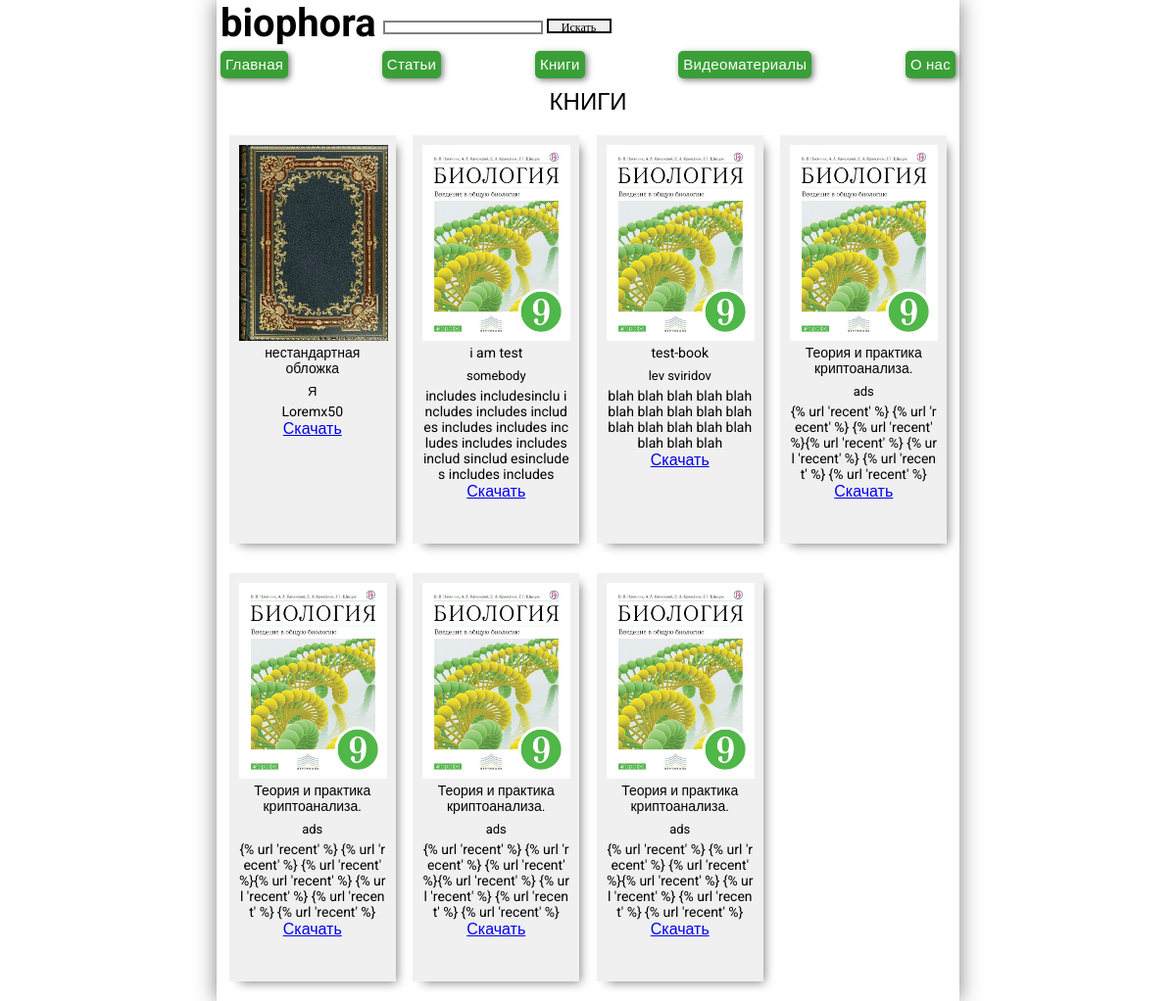
The app's page /books_catalog/ with its own data.
### articles/models.py (models this page shows, shortened)
class Book(models.Model):
    preview = models.ImageField()
    title = models.CharField(max_length=200)
    author = models.CharField(max_length=200)
    description = models.TextField()
    download_link = models.TextField()
    created_date = models.DateTimeField(default=timezone.now)
    published_date = models.DateTimeField(blank=True, null=True)
    class Meta:
        verbose_name = 'Книги'
        verbose_name_plural = 'Книги'

### articles/views.py (the view)
# urls.py: path('books_catalog/', views.books_catalog, name='books_catalog'),
def books_catalog(request):
    books = Book.objects.order_by('-published_date')
    return render(request, 'books-catalog.html', {'books': books})

### articles/templates/books-catalog.html
{% extends 'base.html' %}
{% block content %}
<h2 class="block-name">КНИГИ</h2>
<div class="books grid">
  {% for book in books %}
    <div class="book-preview" >
      <img src="{{ book.preview.url }}" height="200px">
      <p class="book-title">{{ book.title }}</p>
      <p class="preview-author-name">{{ book.author }}</p>
      <p class="preview-description">{{ book.description }}</p>
      <a href="{{ book.download_link }}">Скачать</a>
    </div>
  {% endfor %}
</div>
{% endblock %}

### articles/static/css/style.css (style rules this page uses)
* { margin: 0; padding: 0; }
html { height: 100%; }
body { box-shadow: 0 0 20px rgba(0,0,0,0.5); min-height: 100%; margin: 0 auto; max-width: 750px; min-width: 300px; padding: 0 4px; font-family: Roboto, sans-serif; }
.grid { display: grid; justify-content: space-around; grid-gap: 10px; }
.books { grid-template-columns: repeat(auto-fit, 170px); }
.block-name { padding-bottom: 10px; font-weight: 500; }
.book-preview { width: 150px; min-height: 397px; background-color: #f0f0f0; padding: 10px; box-shadow: 6px 6px 10px -5px rgba(0,0,0,0.5); margin: 10px 0; }
.preview-author-name { display: inline-block; font-size: 13px; width: 100%; padding-bottom: 5px; }
.book-title { width: 100%; font-size: 14px; padding-bottom: 5px; }
.preview-description { font-size: 14px; width: 100%; word-break: break-all; }

### records on screen
Book: preview (picture), title "нестандартная обложка", author "Я", description "Loremx50"
Book: preview (picture), title "i am test", author "somebody", description "includes includesinclu includes includes includes includes includes includes includes includes includ sinclud esincludes includes includes"
Book: preview (picture), title "test-book", author "lev sviridov", description "blah blah blah blah blah blah blah blah blah blah blah blah blah blah blah blah blah blah"
Book: preview (picture), title "Теория и практика криптоанализа.", author "ads", description "{% url 'recent' %} {% url 'recent' %} {% url 'recent' %}{% url 'recent' %} {% url 'recent' %} {% url 'recent' %} {% url 'recent' %}"
Book: preview (picture), title "Теория и практика криптоанализа.", author "ads", description "{% url 'recent' %} {% url 'recent' %} {% url 'recent' %}{% url 'recent' %} {% url 'recent' %} {% url 'recent' %} {% url 'recent' %}"
Book: preview (picture), title "Теория и практика криптоанализа.", author "ads", description "{% url 'recent' %} {% url 'recent' %} {% url 'recent' %}{% url 'recent' %} {% url 'recent' %} {% url 'recent' %} {% url 'recent' %}"
Book: preview (picture), title "Теория и практика криптоанализа.", author "ads", description "{% url 'recent' %} {% url 'recent' %} {% url 'recent' %}{% url 'recent' %} {% url 'recent' %} {% url 'recent' %} {% url 'recent' %}"
